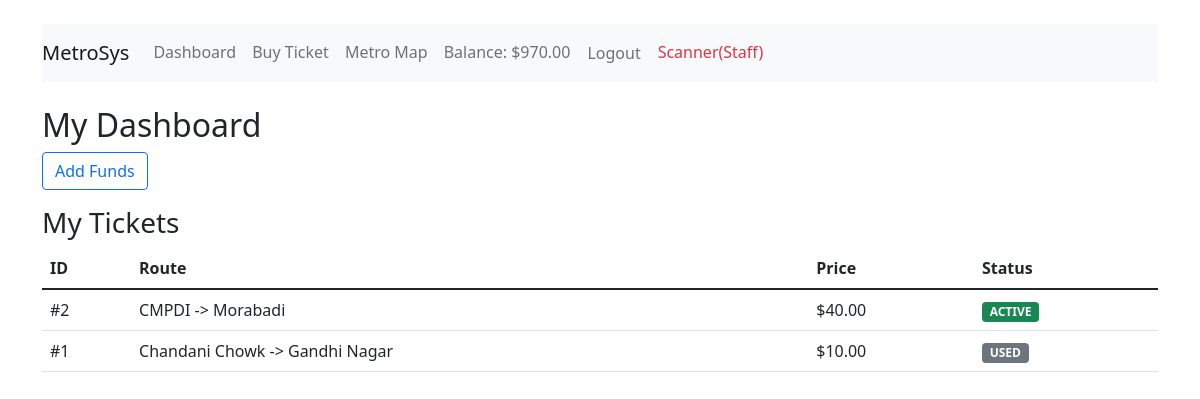
Page /metro/dashboard/ (signed in) on the committed database.
### users/models.py (models this page shows, shortened)
class Profile(models.Model):
    user = models.OneToOneField(User, on_delete=models.CASCADE)
    balance = models.DecimalField(max_digits=10, decimal_places=2, default=0.00)

### metro/models.py (models this page shows, shortened)
class Ticket(models.Model):
    STATUS_CHOICES = [
        ('ACTIVE', 'Active'),
        ('IN_USE', 'In Use'),
        ('USED', 'Used'),
        ('EXPIRED', 'Expired'),
    ]
    user = models.ForeignKey(User, on_delete=models.SET_NULL, null=True, blank=True)
    source = models.ForeignKey(Station, related_name='departures', on_delete=models.PROTECT)
    destination = models.ForeignKey(Station, related_name='arrivals', on_delete=models.PROTECT)
    price = models.DecimalField(max_digits=6, decimal_places=2)
    purchase_time = models.DateTimeField(auto_now_add=True)
    status = models.CharField(max_length=10, choices=STATUS_CHOICES, default='ACTIVE')

class Station(models.Model):
    name = models.CharField(max_length=100)
    line = models.ForeignKey(MetroLine, on_delete=models.CASCADE, related_name='stations')
    sequence_number = models.PositiveIntegerField()
    class Meta:
        ordering = ['sequence_number']
    def __str__(self):
        return f"{self.name}"

### metro/views.py (the view)
# urls.py: path('dashboard/', views.dashboard, name='dashboard'),
@login_required
def dashboard(request):
    tickets = Ticket.objects.filter(user=request.user).order_by('-purchase_time')
    return render(request, 'metro/dashboard.html', {'tickets': tickets})

### templates/metro/dashboard.html
{% extends 'base.html' %}
{% block content %}
<h2>My Dashboard</h2>
<a href="{% url 'add_money' %}" class="btn btn-outline-primary mb-3">Add Funds</a>
<h3>My Tickets</h3>
<table class="table">
    <thead><tr><th>ID</th><th>Route</th><th>Price</th><th>Status</th></tr></thead>
    <tbody>
    {% for ticket in tickets %}
        <tr>
            <td>#{{ ticket.id }}</td>
            <td>{{ ticket.source }} -> {{ ticket.destination }}</td>
            <td>${{ ticket.price }}</td>
            <td>
                <span class="badge {% if ticket.status == 'ACTIVE' %}bg-success{% elif ticket.status == 'IN_USE' %}bg-warning{% else %}bg-secondary{% endif %}">
                    {{ ticket.status }}
                </span>
            </td>
        </tr>
    {% endfor %}
    </tbody>
</table>
{% endblock %}

### templates/base.html (shortened to what this page needs)
<!DOCTYPE html>
<html>
<head>
    <link href="https://cdn.jsdelivr.net/npm/bootstrap@5.1.3/dist/css/bootstrap.min.css" rel="stylesheet">
</head>
<body class="container mt-4">
    <nav class="navbar navbar-expand-lg navbar-light bg-light mb-4">
        <a class="navbar-brand" href="/">MetroSys</a>
        <div class="navbar-nav">
            {% if user.is_authenticated %}
                <a class="nav-item nav-link" href="{% url 'dashboard' %}">Dashboard</a>
                <a class="nav-item nav-link" href="{% url 'buy_ticket' %}">Buy Ticket</a>
                <a class="nav-item nav-link" href="{% url 'metro_map' %}">Metro Map</a>
                <span class="nav-item nav-link">Balance: ${{ user.profile.balance }}</span>
                <form method="post" action="{% url 'logout' %}" class="d-inline">
                    <button type="submit" class="btn btn-link nav-item nav-link">Logout</button>
                </form>
            {% else %}
                <a class="nav-item nav-link" href="{% url 'login' %}">Login</a>
                <a class="nav-item nav-link" href="{% url 'register' %}">Register</a>
            {% endif %}
            <a class="nav-item nav-link text-danger" href="{% url 'scanner' %}">Scanner(Staff)</a>
        </div>
    </nav>
    {% block content %}{% endblock %}
</body>
</html>

### rows in the picture
Ticket: id "2", source "CMPDI", destination "Morabadi", price "40.00", status "ACTIVE"
Ticket: id "1", source "Chandani Chowk", destination "Gandhi Nagar", price "10.00", status "USED"

### other values in the picture
{{ user.profile.balance }} "970.00"
